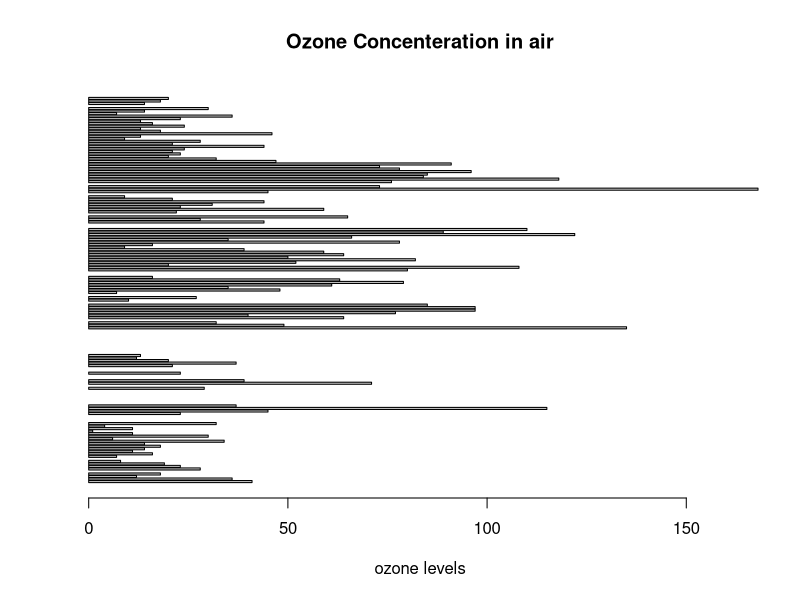

This figure's R source:
#Data Structures
#A vector is an ordered collection of basic data types of a given length.
# Vectors are one-dimensional data structures.
X = c(1, 3, 5, 7, 8)
print(X)

#A list is a generic object consisting of an ordered collection of objects.
#Lists are heterogeneous data structures.
#A list can be a list of vectors, list of matrices, a list of characters and a list of functions and so on.
name = c("Payal","Shivani","Tanvi")
class = c("A","A","B")
rollno = c(57,48,51)
friendlist = list(name,class,rollno)
print(friendlist)

data_list <- list("red",1,TRUE)
print(data_list)
data_list[2] <- NULL 
print(data_list)

data_list <- list("red",1,TRUE)
print(data_list)
data_list[-2]
print(data_list)


names = list(name = "a", year = 1995, class = 324)
print(names["name"])
print(names$name)

#Dataframes are generic data objects of R which are used to store the tabular data. 
# These are lists of vectors of equal lengths. 



barplot(airquality$Ozone, 
        main = 'Ozone Concenteration in air', 
        xlab = 'ozone levels', horiz = TRUE)

